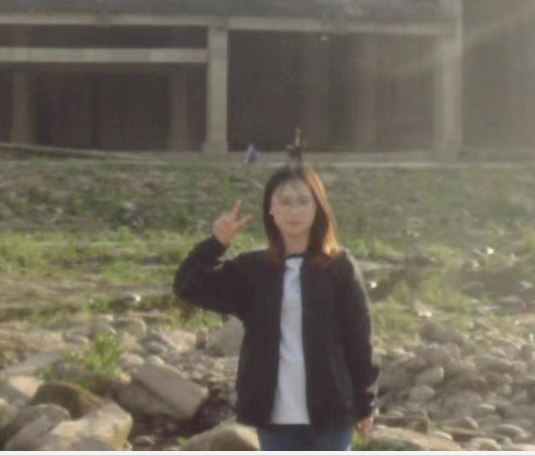
#> input picture src/img_1.png, 535 x 456 px, found by its file name
$ python debug.py
#> lines starting #> are read from the running program, lines starting #| are printed output that depends on the picture
# -*- coding = utf-8 -*-
# @Time : 2023/4/12 20:19
# @Author : CQU20205644
# @File : debug3.py
# @Software : PyCharm
import numpy as np
from sklearn.datasets import make_blobs
from sklearn.mixture import GaussianMixture
from matplotlib import pyplot as plt
import time
from sklearn.cluster import KMeans
import cv2
import networkx as nx
from scipy.stats import multivariate_normal


class GMM:
    def __init__(self, n_components=5, max_iter=10, tol=1e-4):
        self.n_components = n_components
        self.max_iter = max_iter
        self.tol = tol
        self.weights_ = None
        self.means_ = None
        self.covariances_ = None
        self.fit_called = False

    def fit(self, X):
        # 进行聚类
        criteria = (cv2.TERM_CRITERIA_EPS + cv2.TERM_CRITERIA_MAX_ITER, self.max_iter, self.tol)
        compactness, labels, centers = cv2.kmeans(X, self.n_components, None, criteria, 10, cv2.KMEANS_PP_CENTERS)

        # 将聚类好的点分别放到五个类，并分别计算他们的高斯分布模型和权重
        self.weights_ = []
        self.means_ = []
        self.covariances_ = []
        for i in range(self.n_components):
            # 找到标签为 i 的像素的索引
            class_indices = np.where(labels == i)[0]

            # 从原始数据中提取属于该类的像素数据
            data_i = X[class_indices]

            # 计算该类的高斯分布模型和权重
            weight_i = len(class_indices) / len(labels)
            mean = np.mean(data_i, axis=0)
            cov = np.cov(data_i.T)
            self.weights_.append(weight_i)
            self.means_.append(mean)
            self.covariances_.append(cov)

        self.fit_called = True

    def predict_proba(self, X):
        if not self.fit_called:
            raise ValueError("GMM has not been fit yet. Call the fit method first.")

        # 计算每个样本属于每个类的概率
        probs = np.zeros(self.n_components)
        total = 0
        for i in range(self.n_components):
            prob_i = multivariate_normal(mean=self.means_[i], cov=self.covariances_[i]).pdf(X)
            probs[i] = prob_i
            total = total + self.weights_[i] * prob_i
        return total
def calcBeta(img):
    beta = 0
    rows, cols = img.shape[:2]
    diff_left = img[:, :-1] - img[:, 1:]
    diff_up = img[:-1, :] - img[1:, :]
    diff_upleft = img[:-1, :-1] - img[1:, 1:]
    diff_upright = img[:-1, 1:] - img[1:, :-1]
    beta = np.sum(diff_left**2) + np.sum(diff_up**2) + np.sum(diff_upleft**2) + np.sum(diff_upright**2)
    if beta <= np.finfo(float).eps:
        beta = 0
    else:
        beta = 1.0 / (2 * beta / (4*cols*rows - 3*cols - 3*rows + 2))
#     print(type(beta))
    return beta
def calc_n_weights(img, beta, gamma):
    gamma_div_sqrt2 = gamma / np.sqrt(2.0)
    n, m, _ = img.shape
    left_w = np.zeros((n, m), dtype=np.float64)
    upleft_w = np.zeros((n, m), dtype=np.float64)
    up_w = np.zeros((n, m), dtype=np.float64)
    upright_w = np.zeros((n, m), dtype=np.float64)

    # 计算相邻像素之间的差异
    diff_left = img[:, :-1] - img[:, 1:]
    diff_up = img[:-1, :] - img[1:, :]
    diff_upleft = img[:-1, :-1] - img[1:, 1:]
    diff_upright = img[:-1, 1:] - img[1:, :-1]

    # 计算相邻像素之间的权重
    left_w[:, 1:] = gamma * np.exp(-beta * np.sum(diff_left**2, axis=2))
    upleft_w[1:, 1:] = gamma_div_sqrt2 * np.exp(-beta * np.sum(diff_upleft**2, axis=2))
    up_w[1:, :] = gamma * np.exp(-beta * np.sum(diff_up**2, axis=2))
    upright_w[1:, :-1] = gamma_div_sqrt2 * np.exp(-beta * np.sum(diff_upright**2, axis=2))

    return left_w, upleft_w, up_w, upright_w


def constructGCGraph(img, mask, bgdGMM, fgdGMM, lamda, leftW, upleftW, upW, uprightW):
    vtxCount = img.shape[0] * img.shape[1]
    edgeCount = 2 * (4 * vtxCount - 3 * (img.shape[0] + img.shape[1]) + 2)
    # graph = nx.DiGraph()
    graph = nx.DiGraph(sparse=True)

    graph.add_nodes_from(range(vtxCount))

    for i in range(img.shape[0]):
        for j in range(img.shape[1]):
            idx = i * img.shape[1] + j
            color = img[i, j, :]
            fromSource, toSink = 0, 0

            if mask[i, j] == cv2.GC_PR_BGD or mask[i, j] == cv2.GC_PR_FGD:
                fromSource = -np.log(bgdGMM.predict_proba(color))
                toSink = -np.log(fgdGMM.predict_proba(color))

            elif mask[i, j] == cv2.GC_BGD:
                fromSource = lamda
                toSink = 0
            else:
                fromSource = 0
                toSink = lamda
            graph.add_edge('s', idx, capacity=fromSource)
            graph.add_edge(idx, 't', capacity=toSink)
            if j > 0:
                w = leftW[i, j]
                graph.add_edge(idx, idx - 1, capacity=w)
                graph.add_edge(idx - 1, idx, capacity=w)
            if j > 0 and i > 0:
                w = upleftW[i, j]
                graph.add_edge(idx, idx - img.shape[1] - 1, capacity=w)
                graph.add_edge(idx - img.shape[1] - 1, idx, capacity=w)

            if i > 0:
                w = upW[i, j]
                graph.add_edge(idx, idx - img.shape[1], capacity=w)
                graph.add_edge(idx- img.shape[1] , idx , capacity=w)
            if j < img.shape[1] - 1 and i > 0:
                w = uprightW[i, j]
                graph.add_edge(idx, idx - img.shape[1] + 1, capacity=w)
                graph.add_edge(idx - img.shape[1] + 1, idx, capacity=w)

    return graph

# [42 lines of commented-out code are left out]

def estimateSegmentation(graph, mask):
    # 通过最大流算法确定图的最小割，也即完成图像的分割
    _, source_partition = nx.minimum_cut(graph, "s", "t")
    source_set, _ = source_partition

    # 通过图分割的结果来更新mask，即最后的图像分割结果。注意的是，永远都不会更新用户指定为背景或者前景的像素
    for i in range(mask.shape[0]):
        for j in range(mask.shape[1]):
            if mask[i, j] == cv2.GC_PR_BGD or mask[i, j] == cv2.GC_PR_FGD:
                idx = i * mask.shape[1] + j
                if idx in source_set:
                    mask[i, j] = cv2.GC_PR_FGD
                else:
                    mask[i, j] = cv2.GC_PR_BGD


img = cv2.imread('F:/Grabcut/img_1.png')
#> img is the input picture: shape (456, 535, 3); mean B, G, R 92.4, 106.7, 113.2
rect=(177, 135, 221, 309)
gamma = 50.0
lambda_ = 9 * gamma
mask=np.zeros((img.shape[0], img.shape[1]), dtype=np.uint8)
mask[rect[1]:rect[1]+rect[3], rect[0]:rect[0]+rect[2]] = 3
bg_pixels = img[mask == 0].astype(np.float32)
pfg_pixels = img[mask == 3].astype(np.float32)
bg_gmm = GMM()
bg_gmm.fit(bg_pixels)
#> in fit, `compactness, labels, centers = cv2.kmeans(X, self.n_components, None, ..`: compactness = 48367207.1; centers = [[63.18, 69.08, 75.44], [133, 158.7, 169.6], [87.27, 102.6, 107.6], [233.7, 235, 235.7], [107.2, 128.1, 133.2]]
#> the loop in fit, `for i in range(self.n_components):` made 5 passes
#> (weight_i, mean) on passes 1 to 5: (0.239, [63.18, 69.08, 75.44]), (0.0991, [133, 158.7, 169.6]), (0.279, [87.27, 102.6, 107.6]), (0.0161, [233.7, 235, 235.7]), (0.368, [107.2, 128.1, 133.2])
#> after the loop in fit, `for i in range(self.n_components):`: self.covariances_ = 5 items; self.means_ has the same summary as centers; self.weights_ = [0.239, 0.0991, 0.279, 0.0161, 0.368]
fg_gmm = GMM()
fg_gmm.fit(pfg_pixels)
#> the loop in fit (call 2), `for i in range(self.n_components):` made 5 passes
#> (weight_i, mean) on passes 1 to 5: (0.35, [52.47, 51.43, 60.51]), (0.261, [92.18, 110.3, 115.2]), (0.0743, [155.9, 162.6, 168.5]), (0.125, [71.18, 80.69, 88.6]), (0.189, [110.2, 131.4, 142.6])
beta=calcBeta(img)
#> in calcBeta, `diff_left = img[:, :-1] - img[:, 1:]`:
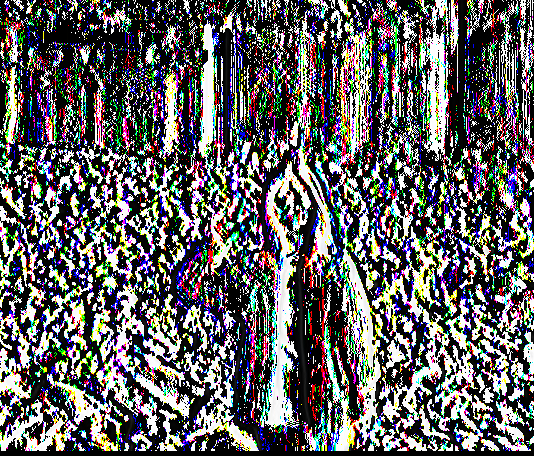
#> diff_left: shape (456, 534, 3); mean B, G, R 97.7, 96.8, 97.9
#> in calcBeta, `diff_up = img[:-1, :] - img[1:, :]`:
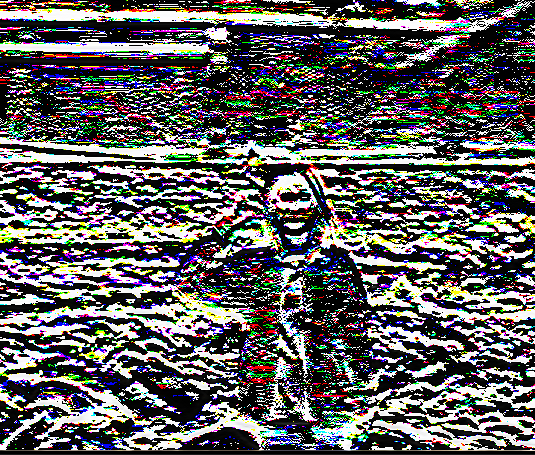
#> diff_up: shape (455, 535, 3); mean B, G, R 94.6, 94.6, 95.7
#> in calcBeta, `diff_upleft = img[:-1, :-1] - img[1:, 1:]`:
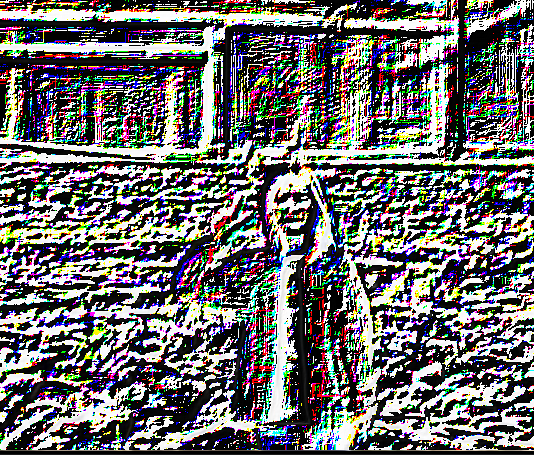
#> diff_upleft: shape (455, 534, 3); mean B, G, R 107.5, 107.2, 108.6
#> in calcBeta, `diff_upright = img[:-1, 1:] - img[1:, :-1]`:
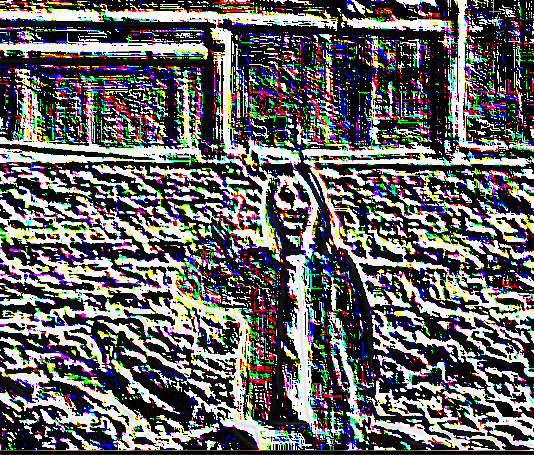
#> diff_upright: shape (455, 534, 3); mean B, G, R 99, 99.5, 100.7
#> in calcBeta, `beta = np.sum(diff_left**2) + np.sum(diff_up**2) + np.sum(diff_upleft*..`: beta = 46513055
#> in calcBeta, `beta = 1.0 / (2 * beta / (4*cols*rows - 3*cols - 3*rows + 2))`: beta = 0.0105
#> beta = 0.0105
left_w, upleft_w, up_w, upright_w=calc_n_weights(img,beta,gamma)
#> in calc_n_weights, `left_w[:, 1:] = gamma * np.exp(-beta * np.sum(diff_left**2, axis=2))`:
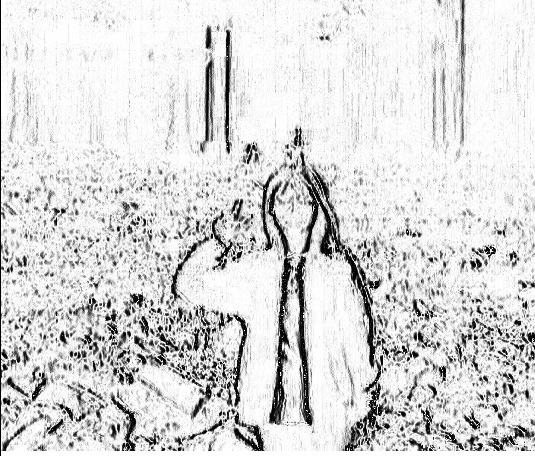
#> left_w: shape (456, 535) float64; min 0, max 50, mean 42.4; drawn with min black and max white
#> in calc_n_weights, `up_w[1:, :] = gamma * np.exp(-beta * np.sum(diff_up**2, axis=2))`:
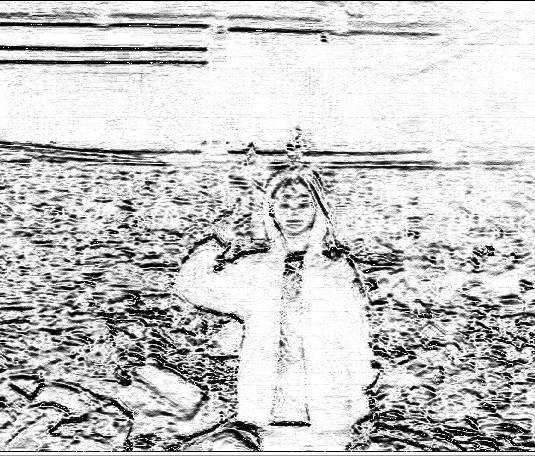
#> up_w: shape (456, 535) float64; min 0, max 50, mean 39; drawn with min black and max white
#> in calc_n_weights, `upright_w[1:, :-1] = gamma_div_sqrt2 * np.exp(-beta * np.sum(diff_upri..`:
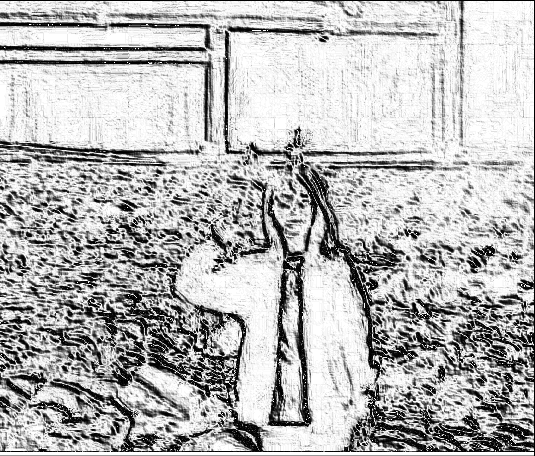
#> upright_w: shape (456, 535) float64; min 0, max 35.36, mean 25.3; drawn with min black and max white
graph = constructGCGraph(img, mask, bg_gmm, fg_gmm, lambda_, left_w, upleft_w, up_w, upright_w)
#> (the run stopped early here; a loop or call above may not have finished)

$ run again, with src/bears.png copied over src/img_1.png
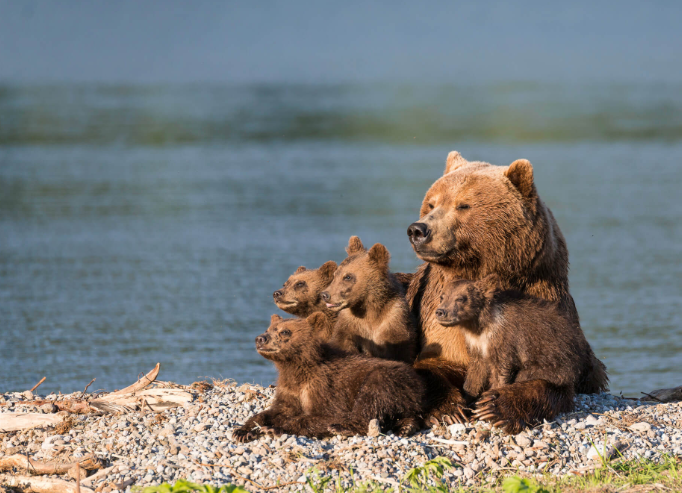
#> input picture src/bears.png, 682 x 493 px, found by its file name
#> img is the input picture: shape (493, 682, 3); mean B, G, R 123, 124.2, 121.7
#> compactness = 217771575.5; centers = [[149.3, 133.7, 112.4], [30.18, 40.74, 58.61], [109.1, 153.6, 192.1], [100.9, 105.6, 100.5], [184, 208.1, 233]]
#> the loop in fit, `for i in range(self.n_components):` made 5 passes
#> (weight_i, mean) on passes 1 to 5: (0.482, [149.3, 133.7, 112.4]), (0.0985, [30.18, 40.74, 58.61]), (0.094, [109.1, 153.6, 192.1]), (0.231, [100.9, 105.6, 100.5]), (0.094, [184, 208.1, 233])
#> after the loop in fit, `for i in range(self.n_components):`: self.covariances_ = 5 items; self.means_ has the same summary as centers; self.weights_ = [0.482, 0.0985, 0.094, 0.231, 0.094]
#> the loop in fit (call 2), `for i in range(self.n_components):` made 5 passes
#> (weight_i, mean) on passes 1 to 5: (0.576, [136.8, 123.7, 103.3]), (0.117, [28.35, 41.02, 63.26]), (0.0951, [103.3, 137.5, 186.5]), (0.0583, [186.5, 205.4, 227.2]), (0.153, [58.83, 82.58, 119.5])
#> in calcBeta, `diff_upright = img[:-1, 1:] - img[1:, :-1]`:
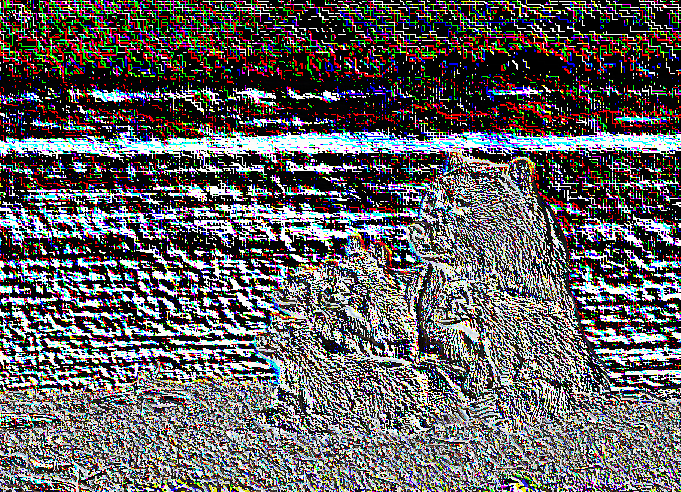
#> diff_upright: shape (492, 681, 3); mean B, G, R 95.4, 94.2, 96.2
#> in calcBeta, `beta = np.sum(diff_left**2) + np.sum(diff_up**2) + np.sum(diff_upleft*..`: beta = 136393138
#> in calcBeta, `beta = 1.0 / (2 * beta / (4*cols*rows - 3*cols - 3*rows + 2))`: beta = 0.00492
#> in calc_n_weights, `upright_w[1:, :-1] = gamma_div_sqrt2 * np.exp(-beta * np.sum(diff_upri..`:
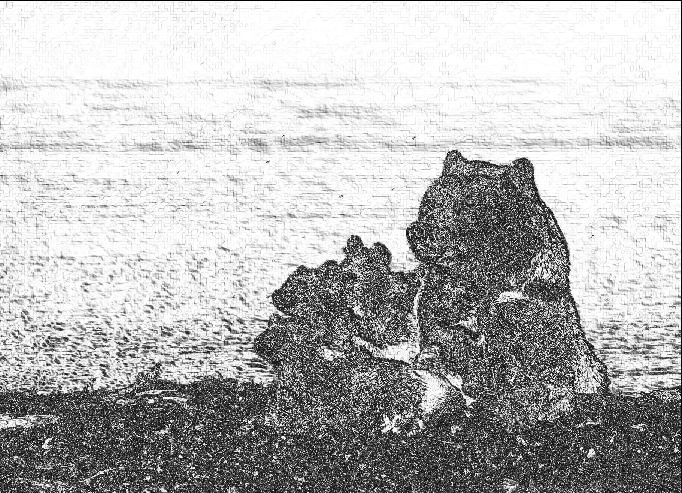
#> upright_w: shape (493, 682) float64; min 0, max 35.36, mean 25.3; drawn with min black and max white
